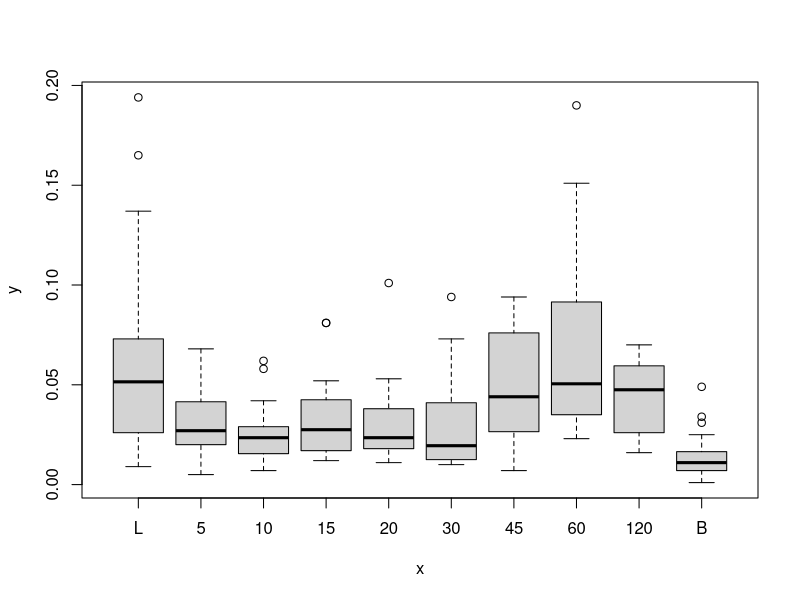
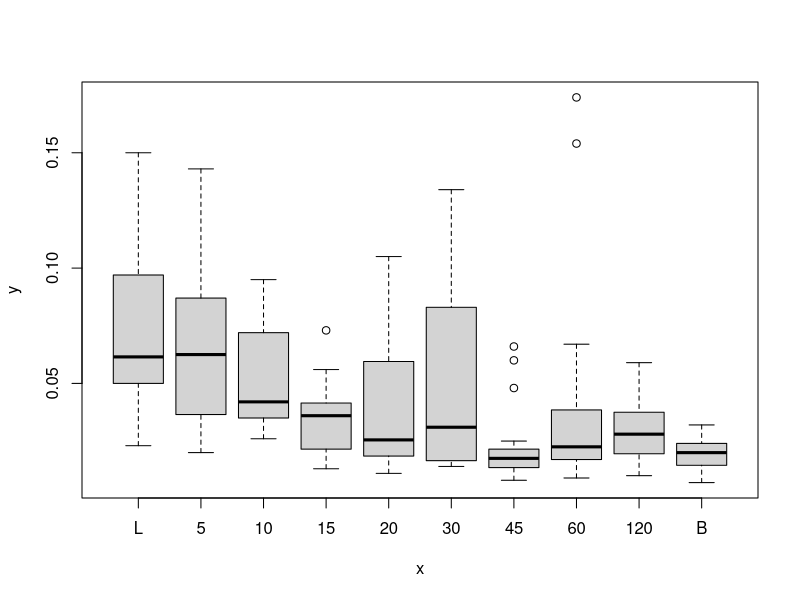
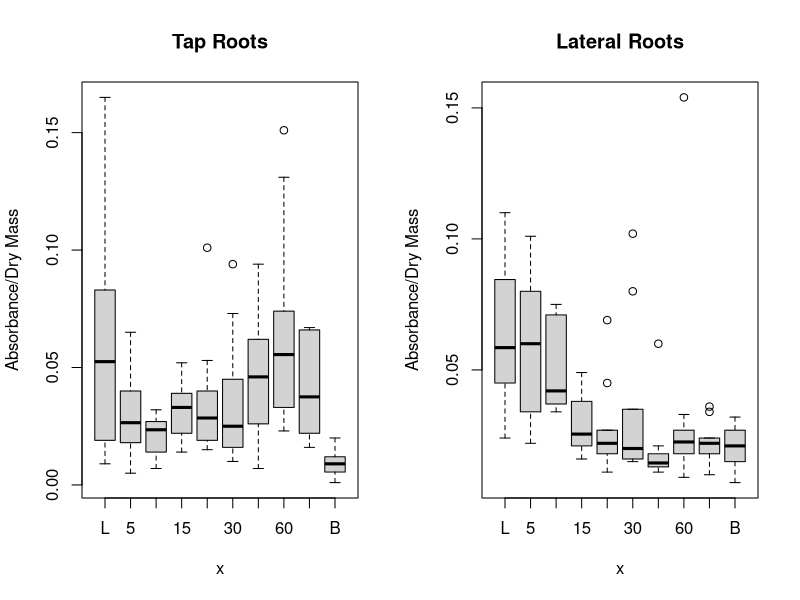
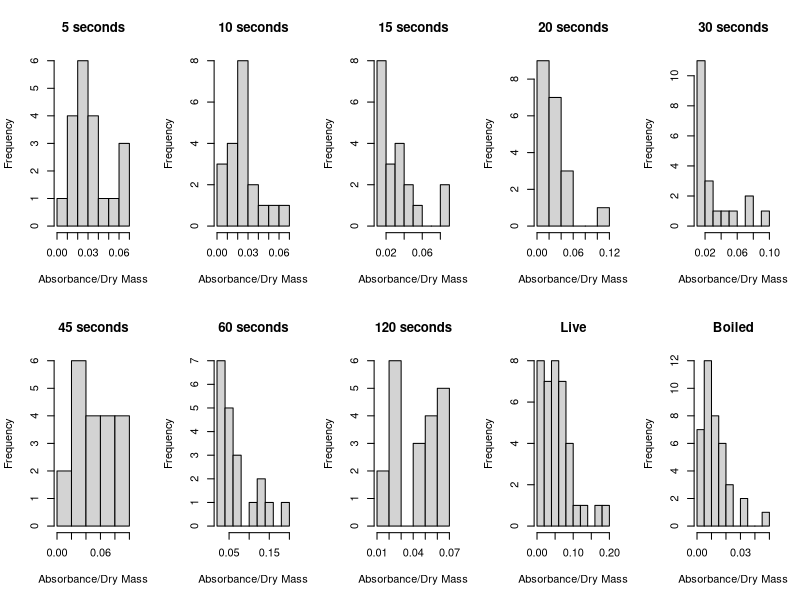
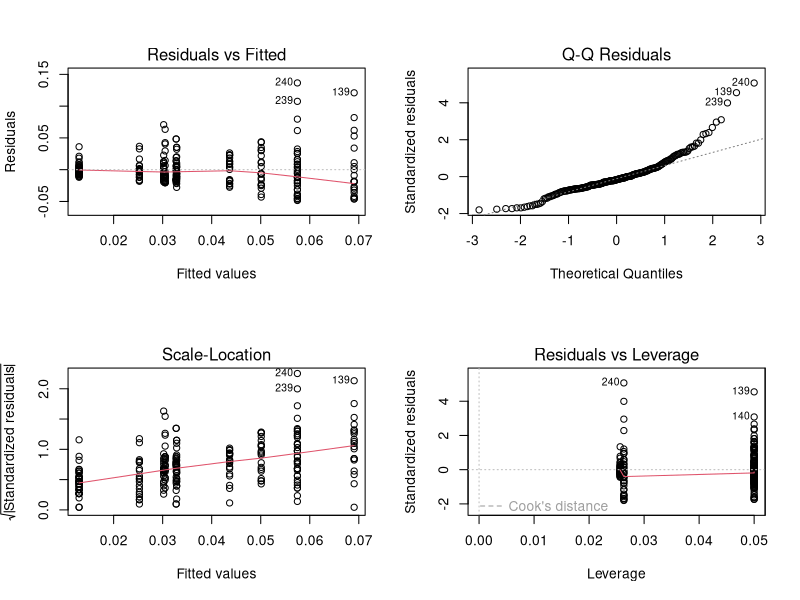
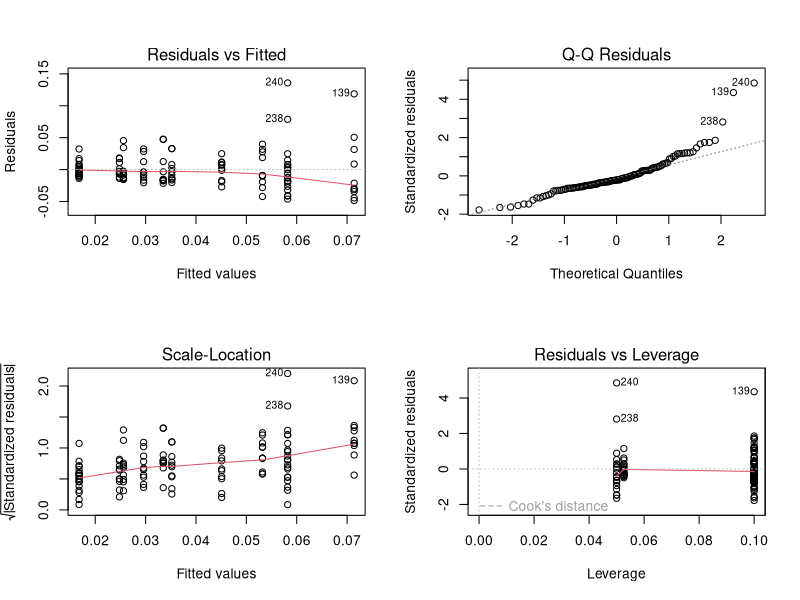
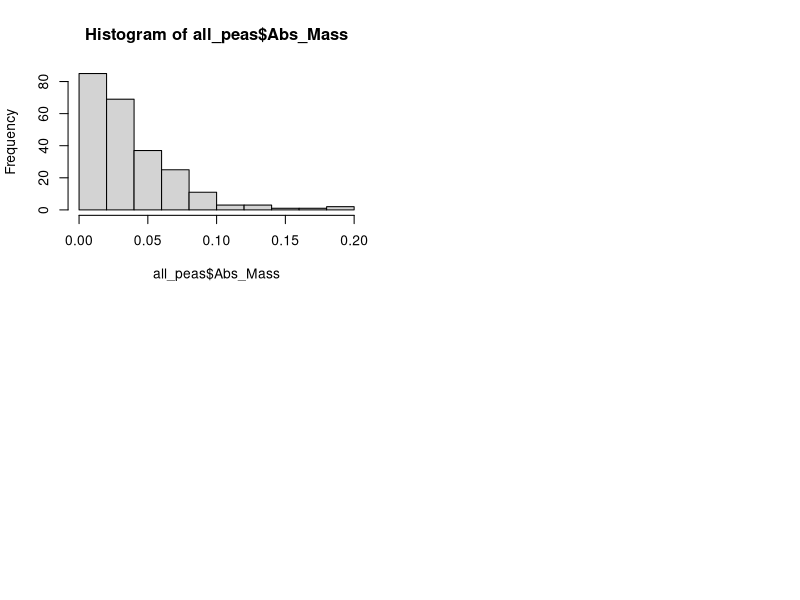

Generate these figures, in order, with R: (Note: this script raises an error after producing the figures.)
## ---- chunk 1
knitr::opts_chunk$set(echo = TRUE)
## ---- chunk 2
#Call necessary libraries
library(ggplot2)
library(car)
## ---- chunk 3
#Read in csv file and delete empty columns
all_peas = read.csv(file = "./data/FinalDataPeas.csv", header = TRUE)

head(all_peas)
all_peas = all_peas[,-c(14:19)]
colnames(all_peas)
nrow(all_peas)

#Remove rows of samples eliminated because of mistakes in experiment
Sample = match("Smp",colnames(all_peas))

for(i in nrow(all_peas):1) {
    if(all_peas[i,Sample] == 90 | 
       all_peas[i,Sample] == 91 | 
       all_peas[i,Sample] == 177) {
          all_peas = all_peas[-i,]
    }
}

nrow(all_peas)
## ---- chunk 4
#Order Treatments
all_peas$Trmt = factor(all_peas$Trmt, 
                       levels = c('L', '5', '10', '15', '20', 
                                  '30', '45', '60', '120', 'B'))

#Create Numeric Treatments Column for Regressions
all_peas$Time = ifelse(all_peas$Trmt == 'L', 0, ifelse(all_peas$Trmt == 'B', NA, as.numeric(as.character(all_peas$Trmt))))

head(all_peas)
## ---- chunk 5
#Subset Data by Treatment
Trmt_5 = subset(all_peas, all_peas$Trmt == '5')
nrow(Trmt_5)

Trmt_10 = subset(all_peas, all_peas$Trmt == '10')
Trmt_15 = subset(all_peas, all_peas$Trmt == '15')
Trmt_20 = subset(all_peas, all_peas$Trmt == '20')
Trmt_30 = subset(all_peas, all_peas$Trmt == '30')
Trmt_45 = subset(all_peas, all_peas$Trmt == '45')
Trmt_60 = subset(all_peas, all_peas$Trmt == '60')
Trmt_120 = subset(all_peas, all_peas$Trmt == '120')
Trmt_L = subset(all_peas, all_peas$Trmt == 'L')
Trmt_B = subset(all_peas, all_peas$Trmt == 'B')
## ---- chunk 6
#Plot all data by treatment
all_boxplot = plot(all_peas$Trmt, all_peas$Abs_Mass)
all_boxplot$out
## ---- chunk 7
#Check to see if dividing out the mass caused increase in 45-120
plot(all_peas$Trmt, all_peas$Abs_Blk)
## ---- chunk 8
#Subset data by Tap Roots and Lateral Roots
Diam_Tap = subset(all_peas, all_peas$Tap_Lat == "Tap")
Diam_Lat = subset(all_peas, all_peas$Tap_Lat == "Lat")

nrow(Diam_Tap)
nrow(Diam_Lat)
## ---- chunk 9
#Plot Data by Taps and Lats
par(mfrow = c(1,2))
plot(Diam_Tap$Trmt, Diam_Tap$Abs_Mass, main = "Tap Roots", ylab = "Absorbance/Dry Mass")
plot(Diam_Lat$Trmt, Diam_Lat$Abs_Blk, main = "Lateral Roots", ylab = "Absorbance/Dry Mass")
## ---- chunk 10
#Check normality of data to find it is skewed to the left
par(mfrow = c(2,5))

hist(Trmt_5$Abs_Mass, main = "5 seconds", xlab = "Absorbance/Dry Mass")
hist(Trmt_10$Abs_Mass, main = "10 seconds", xlab = "Absorbance/Dry Mass")
hist(Trmt_15$Abs_Mass, main = "15 seconds", xlab = "Absorbance/Dry Mass")
hist(Trmt_20$Abs_Mass, main = "20 seconds", xlab = "Absorbance/Dry Mass")
hist(Trmt_30$Abs_Mass, main = "30 seconds", xlab = "Absorbance/Dry Mass")
hist(Trmt_45$Abs_Mass, main = "45 seconds", xlab = "Absorbance/Dry Mass")
hist(Trmt_60$Abs_Mass, main = "60 seconds", xlab = "Absorbance/Dry Mass")
hist(Trmt_120$Abs_Mass, main = "120 seconds", xlab = "Absorbance/Dry Mass")
hist(Trmt_L$Abs_Mass, main = "Live", xlab = "Absorbance/Dry Mass")
hist(Trmt_B$Abs_Mass, main = "Boiled", xlab = "Absorbance/Dry Mass")

## ---- chunk 11
all_peas$Trmt = factor(all_peas$Trmt, levels = c('B', 'L', '5', '10', '15', '20', '30', '45', '60', '120'))
contrasts(all_peas$Trmt) 
all_trmt_model = lm(Abs_Mass ~ Trmt, data = all_peas)

summary(all_trmt_model)
Anova(all_trmt_model, type =3)

par(mfrow = c(2,2))
plot(all_trmt_model)
## ---- chunk 12
all_peas$Trmt = factor(all_peas$Trmt, levels = c('B', 'L', '5', '10', '15', '20', '30', '45', '60', '120'))
contrasts(all_peas$Trmt) 
all_trmt_glm = glm(Abs_Mass ~ Trmt, data = all_peas, family = Gamma())

summary(all_trmt_glm)
Anova(all_trmt_glm, type =3)
## ---- chunk 13
Diam_Lat$Trmt = factor(Diam_Lat$Trmt, levels = c('B', 'L', '5', '10', '15', '20', '30', '45', '60', '120'))
contrasts(Diam_Lat$Trmt) 
lat_trmt_model = lm(Abs_Mass ~ Trmt, data = Diam_Lat)

summary(lat_trmt_model)
Anova(lat_trmt_model, type =3)

par(mfrow = c(2,2))
plot(lat_trmt_model)
## ---- chunk 14
#Check shape of data
hist(all_peas$Abs_Mass)

#Try regression model
all_time_gamma = glm(Abs_Mass ~ Time + Diam, data = all_peas)
summary(all_time_gamma)
## ---- chunk 15
nomass_time_gamma = glm(Abs_Blk ~ Time, data = all_peas, family = Gamma())
summary(nomass_time_gamma)

## ---- chunk 16
nomass_gamma_predict <- data.frame(Time=seq(0,120,5))
gamma_curve <- predict(nomass_time_gamma,newdata=all_gamma_predict,type="response")
plot(all_peas$Abs_Blk~ Time, data=all_peas)
lines(gamma_curve~Time, data = nomass_gamma_predict)
## ---- chunk 17
all_time_binomial = glm(Abs_Mass ~ Time, data = all_peas, family = binomial())
summary(all_time_binomial)
## ---- chunk 18
all_time_gaussian = glm(Abs_Mass ~ Time, data = all_peas, family = gaussian())
summary(all_time_gaussian)
## ---- chunk 19
anova(all_time_gamma, all_time_gaussian, all_time_binomial)
## ---- chunk 20
all_gamma_predict <- data.frame(Time=seq(0,120,5))
gamma_curve <- predict(all_time_gamma,newdata=all_gamma_predict,type="response")
plot(all_peas$Abs_Mass~ Time, data=all_peas)
lines(gamma_curve~Time, data = all_gamma_predict)
## ---- chunk 21
#Check normality of lateral root data
hist(Diam_Lat$Abs_Mass)

#Try regression model on lateral roots only
lat_time_model = glm(Abs_Mass ~ Time, data = Diam_Lat, family = Gamma)
summary(lat_time_model)

## ---- chunk 22
lat_gamma_predict <- data.frame(Time=seq(0,120,5))
gamma_curve_lat <- predict(lat_time_model,newdata=lat_gamma_predict,type="response")
plot(Diam_Lat$Abs_Mass~ Diam_Lat$Time)
lines(gamma_curve_lat~Time, data = lat_gamma_predict)
## ---- chunk 23
#Plot Absorbance by Diameter for each treatment
par(mfrow = c(2,5))
plot(Abs_Mass ~ Diam, data = Trmt_L, main = "Live", xlab = "Diameter (mm)", ylab = "Absorbance/Dry Mass")
plot(Abs_Mass ~ Diam, data = Trmt_5, main = "5 seconds", xlab = "Diameter (mm)", ylab = "Absorbance/Dry Mass")
plot(Abs_Mass ~ Diam, data = Trmt_10, main = "10 seconds", xlab = "Diameter (mm)", ylab = "Absorbance/Dry Mass")
plot(Abs_Mass ~ Diam, data = Trmt_15, main = "15 seconds", xlab = "Diameter (mm)", ylab = "Absorbance/Dry Mass")
plot(Abs_Mass ~ Diam, data = Trmt_20, main = "20 seconds", xlab = "Diameter (mm)", ylab = "Absorbance/Dry Mass")
plot(Abs_Mass ~ Diam, data = Trmt_30, main = "30 seconds", xlab = "Diameter (mm)", ylab = "Absorbance/Dry Mass")
plot(Abs_Mass ~ Diam, data = Trmt_45, main = "45 seconds", xlab = "Diameter (mm)", ylab = "Absorbance/Dry Mass")
plot(Abs_Mass ~ Diam, data = Trmt_60, main = "60 seconds", xlab = "Diameter (mm)", ylab = "Absorbance/Dry Mass")
plot(Abs_Mass ~ Diam, data = Trmt_120, main = "120 seconds", xlab = "Diameter (mm)", ylab = "Absorbance/Dry Mass")
plot(Abs_Mass ~ Diam, data = Trmt_B, main = "Boiled", xlab = "Diameter (mm)", ylab = "Absorbance/Dry Mass")
## ---- chunk 24

boxplot(all_peas$Abs_Mass~ all_peas$Plant)

all_peas$Plant = as.factor(all_peas$Plant)
plant_model = lm(Abs_Mass~ Plant + Trmt, data = all_peas)
Anova(plant_model)

head(all_peas)
## ---- chunk 25
par(mfrow = c(2,5))
boxplot(Abs_Mass~ Plant, data = Trmt_5, main = "5 seconds")
boxplot(Abs_Mass~ Plant, data = Trmt_10, main = "10 seconds")
boxplot(Abs_Mass~ Plant, data = Trmt_15, main = "15 seconds")
boxplot(Abs_Mass~ Plant, data = Trmt_20, main = "20 seconds")
boxplot(Abs_Mass~ Plant, data = Trmt_30, main = "30 seconds")
boxplot(Abs_Mass~ Plant, data = Trmt_45, main = "45 seconds")
boxplot(Abs_Mass~ Plant, data = Trmt_60, main = "60 seconds")
boxplot(Abs_Mass~ Plant, data = Trmt_120, main = "120 seconds")
boxplot(Abs_Mass~ Plant, data = Trmt_L, main = "Live")
boxplot(Abs_Mass~ Plant, data = Trmt_B, main = "Boiled")
## ---- chunk 26
Live_plant_model =  lm(Abs_Mass~ Plant, data = Trmt_L)
summary(Live_plant_model)

Boiled_plant_model = lm(Abs_Mass~ Plant, data = Trmt_B)
summary(Boiled_plant_model)

plant_model_5 = lm(Abs_Mass~ Plant, data = Trmt_5)
summary(plant_model_5)

plant_model_10 = lm(Abs_Mass~ Plant, data = Trmt_10)
summary(plant_model_10)

plant_model_15 = lm(Abs_Mass~ Plant, data = Trmt_15)
summary(plant_model_15)

plant_model_20 = lm(Abs_Mass~ Plant, data = Trmt_20)
summary(plant_model_20)

plant_model_30 = lm(Abs_Mass~ Plant, data = Trmt_30)
summary(plant_model_30)

plant_model_45 = lm(Abs_Mass~ Plant, data = Trmt_45)
summary(plant_model_45)

plant_model_60 = lm(Abs_Mass~ Plant, data = Trmt_60)
summary(plant_model_60)

plant_model_120 = lm(Abs_Mass~ Plant, data = Trmt_120)
summary(plant_model_120)

## ---- chunk 27
ggplot(pea_data, aes(x=pea_data$Diam, y=pea_data$Abs_Mass, color=pea_data$Trmt)) + geom_point()
## ---- chunk 28
ggplot(pea_data, aes(x=pea_data$Trmt, y=pea_data$Abs_Mass)) + geom_point() + geom_hline(yintercept = mean_boileds, size=1)
## ---- chunk 29
ggplot(pea_data, aes(x=pea_data$Abs_Mass, fill=pea_data$Trmt)) + geom_histogram()

## ---- chunk 30
par(mfrow = c(1,2))
ggplot(taps, aes(x=taps$Abs_Mass, fill=taps$Trmt)) + geom_histogram()
ggplot(lats, aes(x=lats$Abs_Mass, fill=lats$Trmt)) + geom_histogram()
